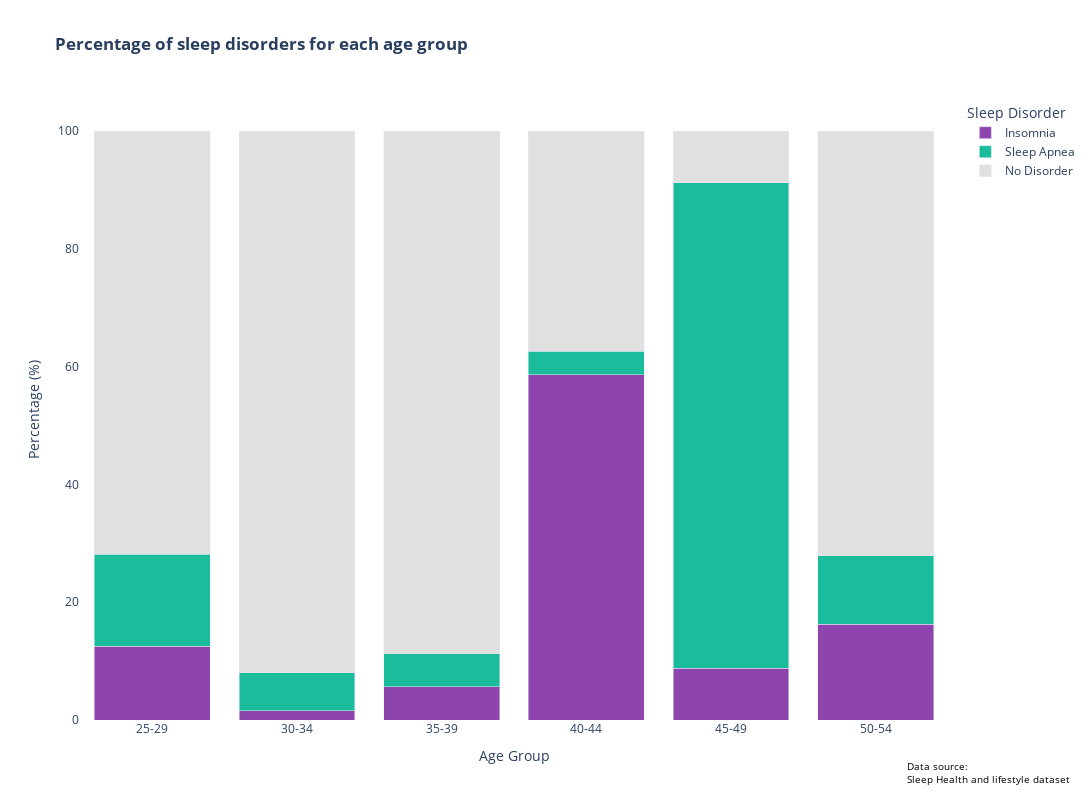

The cell this chart's notebook holds for it:
### Code cell
fig = px.bar(melted_df, x='Age Group', y='Percentage', color='Sleep Disorder', text=None,
             title='<b>Percentage of sleep disorders for each age group</b>',
             labels={'Age Group': 'Age Group', 'Percentage': 'Percentage', 'Sleep Disorder': 'Sleep Disorder'},
             category_orders={'Sleep Disorder': ['Insomnia', 'Sleep Apnea', 'None']},
             color_discrete_map={'Insomnia': '#8e44ad', 'Sleep Apnea': '#1abc9c', 'No Disorder': '#E0E0E0'}
             )


fig.update_layout(
    barmode='stack',
    xaxis={'categoryorder':'category ascending'},
    yaxis={'title': 'Percentage (%)', 'tickformat':''},
    plot_bgcolor='rgba(255,255,255,255)', 
    paper_bgcolor='rgba(255,255,255,255)',
    showlegend = True,
    width=1400,  
    height=800  
)

fig.add_annotation(
    x=0.95,  
    y=-0.06,  
    text="Data source:<br>Sleep Health and lifestyle dataset", 
    showarrow=False,  
    font=dict(size=10, color="black"),  
    align="left",  
    xanchor="left",  
    yanchor="top",  
    xref="paper", 
    yref="paper",  
)

for trace in fig.data:
    trace.customdata = melted_df[melted_df['Sleep Disorder'] == trace.name]['Sleep Disorder']
    trace.hovertemplate = '%{customdata}<br>%{x}<br>%{y:.3f}%'
    trace.hoverlabel = {'namelength': 0}


fig.show()

### Figure 1 — Plotly figure (JSON) as saved in the notebook; plotly's stock layout.template omitted (floating-point values rounded to 4 significant figures)
{"data": [{"alignmentgroup": "True", "customdata": ["Insomnia", "Insomnia", "Insomnia", "Insomnia", "Insomnia", "Insomnia"], "hoverlabel": {"namelength": 0}, "hovertemplate": "%{customdata}<br>%{x}<br>%{y:.3f}%", "legendgroup": "Insomnia", "marker": {"color": "#8e44ad", "pattern": {"shape": ""}}, "name": "Insomnia", "offsetgroup": "Insomnia", "orientation": "v", "showlegend": true, "textposition": "auto", "type": "bar", "x": ["25-29", "30-34", "35-39", "40-44", "45-49", "50-54"], "xaxis": "x", "y": [12.5, 1.613, 5.634, 58.59, 8.824, 16.28], "yaxis": "y"}, {"alignmentgroup": "True", "customdata": ["Sleep Apnea", "Sleep Apnea", "Sleep Apnea", "Sleep Apnea", "Sleep Apnea", "Sleep Apnea"], "hoverlabel": {"namelength": 0}, "hovertemplate": "%{customdata}<br>%{x}<br>%{y:.3f}%", "legendgroup": "Sleep Apnea", "marker": {"color": "#1abc9c", "pattern": {"shape": ""}}, "name": "Sleep Apnea", "offsetgroup": "Sleep Apnea", "orientation": "v", "showlegend": true, "textposition": "auto", "type": "bar", "x": ["25-29", "30-34", "35-39", "40-44", "45-49", "50-54"], "xaxis": "x", "y": [15.62, 6.452, 5.634, 4.04, 82.35, 11.63], "yaxis": "y"}, {"alignmentgroup": "True", "customdata": ["No Disorder", "No Disorder", "No Disorder", "No Disorder", "No Disorder", "No Disorder"], "hoverlabel": {"namelength": 0}, "hovertemplate": "%{customdata}<br>%{x}<br>%{y:.3f}%", "legendgroup": "No Disorder", "marker": {"color": "#E0E0E0", "pattern": {"shape": ""}}, "name": "No Disorder", "offsetgroup": "No Disorder", "orientation": "v", "showlegend": true, "textposition": "auto", "type": "bar", "x": ["25-29", "30-34", "35-39", "40-44", "45-49", "50-54"], "xaxis": "x", "y": [71.88, 91.94, 88.73, 37.37, 8.824, 72.09], "yaxis": "y"}], "layout": {"annotations": [{"align": "left", "font": {"color": "black", "size": 10}, "showarrow": false, "text": "Data source:<br>Sleep Health and lifestyle dataset", "x": 0.95, "xanchor": "left", "xref": "paper", "y": -0.06, "yanchor": "top", "yref": "paper"}], "barmode": "stack", "height": 800, "legend": {"title": {"text": "Sleep Disorder"}, "tracegroupgap": 0}, "paper_bgcolor": "rgba(255,255,255,255)", "plot_bgcolor": "rgba(255,255,255,255)", "showlegend": true, "title": {"text": "<b>Percentage of sleep disorders for each age group</b>"}, "width": 1400, "xaxis": {"anchor": "y", "categoryorder": "category ascending", "domain": [0, 1], "title": {"text": "Age Group"}}, "yaxis": {"anchor": "x", "domain": [0, 1], "tickformat": "", "title": {"text": "Percentage (%)"}}}}
